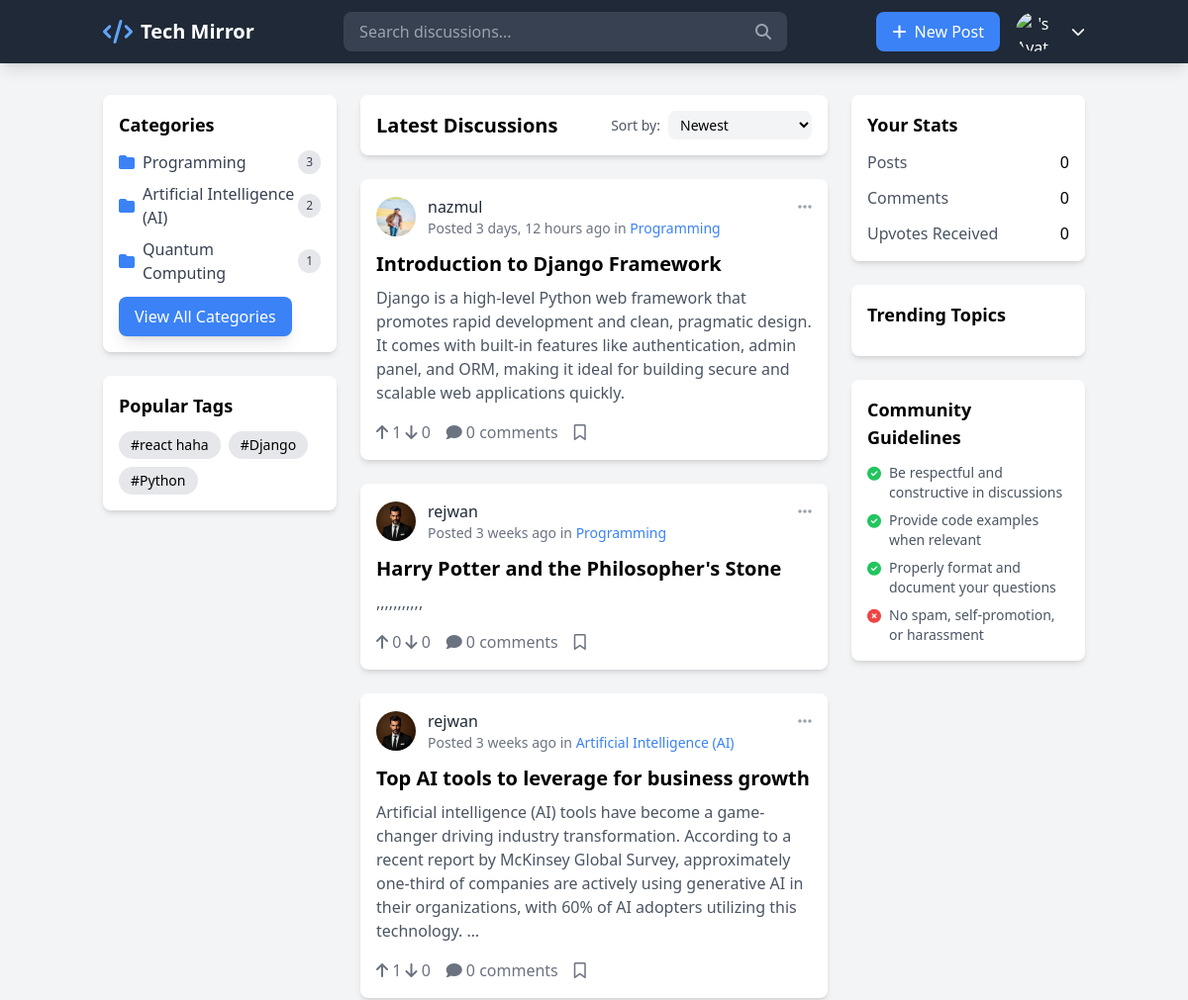
Before: / (upper part) with the older database file.
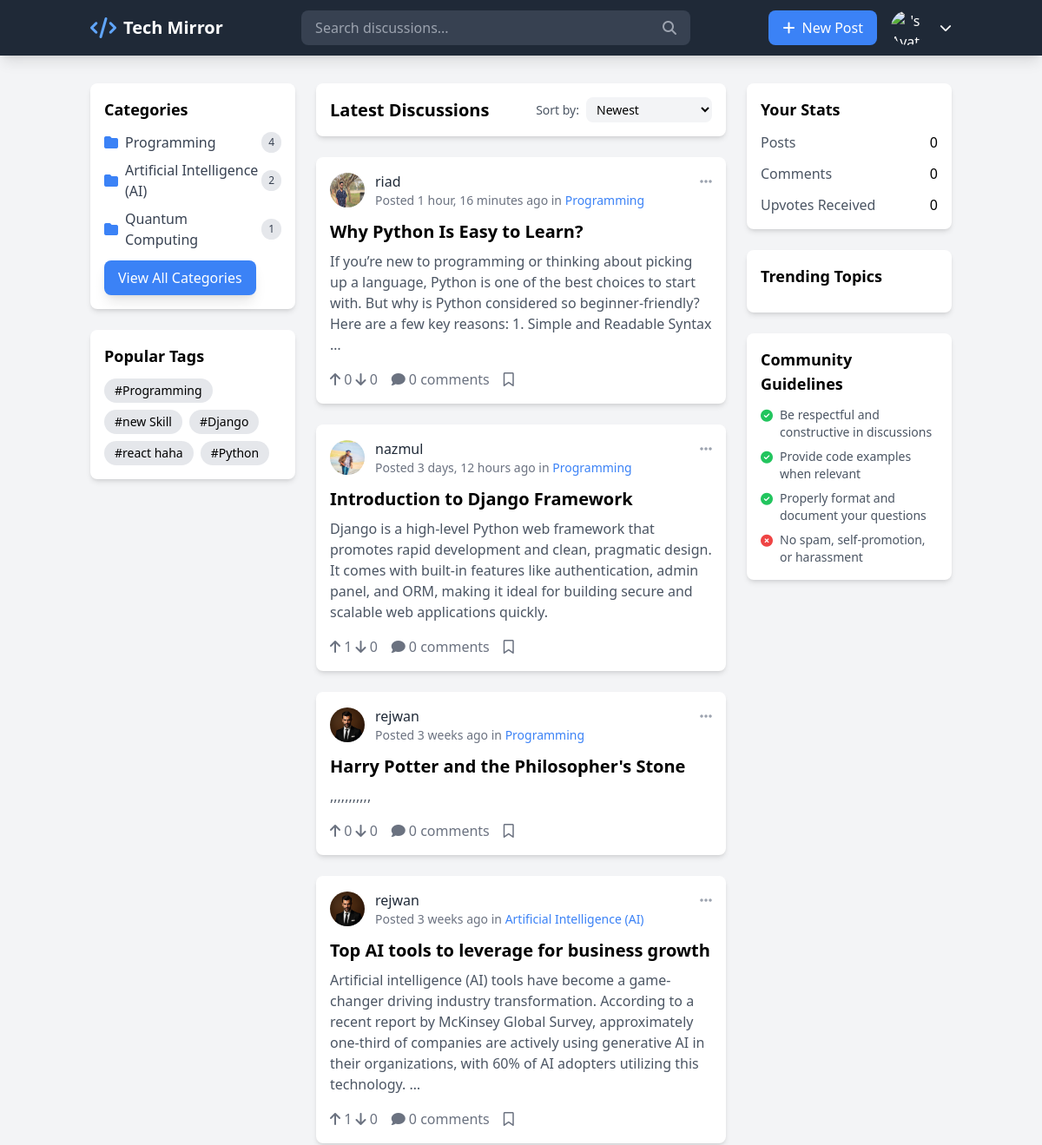
After: the same page with the newer database file.
### forumapp/models.py (models this page shows, shortened)
class Category(models.Model):
    name = models.CharField(max_length=100, unique=True)

class Post(models.Model):
    title = models.CharField(max_length=255)
    content = models.TextField()
    author = models.ForeignKey(User, on_delete=models.CASCADE)
    tags = models.CharField(max_length=255, blank=True, default="")
    created_at = models.DateTimeField(auto_now_add=True)
    category = models.ForeignKey(Category, on_delete=models.SET_NULL, null=True)
    views = models.IntegerField(default=0)

class UserProfile(models.Model):
    user = models.OneToOneField(User, on_delete=models.CASCADE, related_name="profile")
    avatar = models.ImageField(upload_to='avatars/', validators=[validate_image_format], default='avatars/default.jpg')
    bio = models.TextField(blank=True, null=True)
    activity_score = models.IntegerField(default=0)
    created_at = models.DateTimeField(auto_now_add=True)

### forumapp/views.py (the view)
# urls.py: path('',views.homepage, name='homepage'),
def homepage(request):
    posts = Post.objects.annotate(
        upvotes=Count('votes', filter=Q(votes__value=1)),
        downvotes=Count('votes', filter=Q(votes__value=-1))
    ).select_related('author', 'category').prefetch_related('comments').order_by('-id')
    categories = Category.objects.annotate(post_count=Count('post')).order_by('-post_count')
    if request.user.is_authenticated:
        user_bookmarks = Bookmark.objects.filter(user=request.user).values_list('post_id', flat=True)
        post_count = Post.objects.filter(author=request.user).count()
        comment_count = Comment.objects.filter(user=request.user).count()
        upvotes_received = Vote.objects.filter(post__author=request.user, value=Vote.UPVOTE).count()
    else:
        user_bookmarks = []  # empty list for anonymous users
        post_count = 0
        comment_count = 0
        upvotes_received = 0
    tags = Post.objects.values_list('tags', flat=True)
    unique_tags = set(tag.strip() for tag_list in tags for tag in tag_list.split(',') if tag.strip())
    return render(request, 'dashboard.html', {
        'posts': posts,
        'categories': categories,
        'tags': unique_tags,
        'post_count': post_count,
        'comment_count': comment_count,
        'upvotes_received': upvotes_received,
        'user_bookmarks': user_bookmarks,
    })

### templates/dashboard.html (shortened to what this page needs)
<!DOCTYPE html>
<html lang="en">
<head>
    <script src="https://cdn.tailwindcss.com"></script>
    <link rel="stylesheet" href="https://cdnjs.cloudflare.com/ajax/libs/font-awesome/6.4.0/css/all.min.css">
</head>
<body class="bg-gray-100 min-h-screen">
    <nav class="bg-gray-800 text-white shadow-lg">
        <div class="container mx-auto px-4 py-3 flex justify-between items-center">
            <div class="flex items-center space-x-2">
                <a href="dashboard.html" class="flex items-center space-x-2">
                    <i class="fas fa-code text-blue-400 text-2xl"></i>
                    <span class="font-bold text-xl">Tech Mirror</span>
                </a>
            </div>
            <div class="hidden md:block flex-grow max-w-md mx-4">
                <div class="relative">
                    <input type="text" placeholder="Search discussions..."
                        class="w-full bg-gray-700 text-white px-4 py-2 rounded-lg focus:outline-none focus:ring-2 focus:ring-blue-500">
                    <button class="absolute right-0 top-0 h-full px-4 text-gray-400">
                        <i class="fas fa-search"></i>
                    </button>
                </div>
            </div>
            <div class="flex items-center space-x-4">
                <a href="{% url 'create-post' %}" class="bg-blue-500 hover:bg-blue-600 px-4 py-2 rounded-lg">
                    <i class="fas fa-plus mr-1"></i> New Post
                </a>
                <div class="relative" id="userMenuContainer">
                    <button class="flex items-center space-x-2" id="userMenuButton">
                        <img src="{{ user.profile.avatar.url }}"
                                        alt="{{ user.username }}'s Avatar" class="w-10 h-10 rounded-full">
                        <i class="fas fa-chevron-down text-sm"></i>
                    </button>
                </div>
            </div>
        </div>
    </nav>
    <div class="container mx-auto px-4 py-8">
        <div class="flex flex-col md:flex-row gap-6">
                <div class="md:w-1/4">
                    <div class="bg-white rounded-lg shadow-md p-4 mb-6">
                        <h3 class="font-bold text-lg mb-3">Categories</h3>
                        <ul class="space-y-2">
                            {% for category in categories|slice:":3" %}
                            <li>
                                <a href="{% url 'category_posts' category.id %}" class="flex items-center text-gray-700 hover:text-blue-500">
                                    <i class="fas fa-folder mr-2 text-blue-500"></i>
                                    <span>{{ category.name }}</span>
                                    <span class="ml-auto bg-gray-200 text-gray-700 px-2 py-1 text-xs rounded-full">{{ category.post_count }}</span>
                                </a>
                            </li>
                            {% endfor %}
                        </ul>
                        <button onclick="openModal()" class="mt-3 px-4 py-2 bg-blue-500 text-white rounded-lg shadow-lg transition-transform transform hover:scale-105 hover:bg-blue-600">View All Categories</button>
                    </div>
                    <div class="bg-white rounded-lg shadow-md p-4">
                        <h3 class="font-bold text-lg mb-3">Popular Tags</h3>
                        <div class="flex flex-wrap gap-2">
                            {% for tag in tags %}
                            <a href="#" class="bg-gray-200 hover:bg-gray-300 px-3 py-1 rounded-full text-sm">#{{ tag }}</a>
                            {% empty %}
                            <span>No tags available</span>
                            {% endfor %}
                        </div>
                    </div>
                </div>
            <div class="md:w-2/4">
                <div class="bg-white rounded-lg shadow-md p-4 mb-6">
                    <div class="flex justify-between items-center">
                        <h2 class="text-xl font-bold">Latest Discussions</h2>
                        <div class="flex items-center space-x-2">
                            <span class="text-gray-600 text-sm">Sort by:</span>
                            <select
                                class="bg-gray-100 border-0 rounded-lg px-2 py-1 text-sm focus:outline-none focus:ring-2 focus:ring-blue-500">
                                <option>Newest</option>
                            </select>
                        </div>
                    </div>
                </div>
                <div class="space-y-6">
                    {% for post in posts %}
                    <div class="bg-white rounded-lg shadow-md overflow-hidden mb-6">
                        <div class="p-4">
                            <div class="flex justify-between items-start">
                                <div class="flex items-center space-x-3">
                                    <img src="{{ post.author.profile.avatar.url }}"
                                        alt="{{ post.author.username }}'s Avatar" class="w-10 h-10 rounded-full">
                                    <div>
                                        <a href="#" class="font-medium text-gray-800 hover:text-blue-500">{{ post.author.username }}</a>
                                        <p class="text-gray-500 text-sm">Posted {{ post.created_at|timesince }} ago in
                                            <a href="#" class="text-blue-500 hover:underline">{{ post.category.name }}</a>
                                        </p>
                                    </div>
                                </div>
                                <div class="text-gray-400 hover:text-gray-600 cursor-pointer">
                                    <i class="fas fa-ellipsis-h"></i>
                                </div>
                            </div>
                            <h3 class="text-xl font-bold mt-3 mb-2">
                                <a href="{% url 'post-detail' post.id %}" class="hover:text-blue-500">{{ post.title }}</a>
                            </h3>
                            <p class="text-gray-600 mb-4">{{ post.content|truncatewords:40 }}</p>
                            <div class="flex items-center space-x-4">
                                <form method="post" action="{% url 'vote_post' post.id %}">
                                    <button type="submit" name="value" value="1" class="text-gray-500 hover:text-blue-500">
                                        <i class="fas fa-arrow-up"></i> {{ post.upvotes }}
                                    </button>
                                    <button type="submit" name="value" value="-1" class="text-gray-500 hover:text-red-500">
                                        <i class="fas fa-arrow-down"></i> {{ post.downvotes }}
                                    </button>
                                </form>
                                <a href="{% url 'post-detail' post.id %}"
                                    class="flex items-center space-x-1 text-gray-500 hover:text-blue-500">
                                    <i class="fas fa-comment"></i>
                                    <span>{{ post.comments.count }} comments</span>
                                </a>
                                <form method="post" action="{% url 'bookmark-post' post.id %}" class="bookmark-form" data-post-id="{{ post.id }}">
                                    <button type="button" class="bookmark-btn flex items-center space-x-1 text-gray-500 hover:text-yellow-500">
                                        <i class="far fa-bookmark {% if post.id in user_bookmarks %}fas text-yellow-500{% else %}far{% endif %}"></i>
                                    </button>
                                </form>
                            </div>
                        </div>
                    </div>
                    {% empty %}
                    <p>No posts available.</p>
                    {% endfor %}
                </div>
            </div>
            <div class="md:w-1/4">
                <div class="bg-white rounded-lg shadow-md p-4 mb-6">
                    <h3 class="font-bold text-lg mb-3">Your Stats</h3>
                    <div class="space-y-3">
                        <div class="flex justify-between">
                            <span class="text-gray-600">Posts</span>
                            <span class="font-medium">{{ post_count }}</span>
                        </div>
                        <div class="flex justify-between">
                            <span class="text-gray-600">Comments</span>
                            <span class="font-medium">{{ comment_count }}</span>
                        </div>
                        <div class="flex justify-between">
                            <span class="text-gray-600">Upvotes Received</span>
                            <span class="font-medium">{{ upvotes_received }}</span>
                        </div>
                    </div>
                </div>
                <div id="trending-topics" class="bg-white rounded-lg shadow-md p-4 mb-6">
                    <h3 class="font-bold text-lg mb-3">Trending Topics</h3>
                </div>
                <div class="bg-white rounded-lg shadow-md p-4">
                    <h3 class="font-bold text-lg mb-3">Community Guidelines</h3>
                    <ul class="space-y-2 text-sm text-gray-600">
                        <li class="flex items-start">
                            <i class="fas fa-check-circle text-green-500 mt-1 mr-2"></i>
                            <span>Be respectful and constructive in discussions</span>
                        </li>
                        <li class="flex items-start">
                            <i class="fas fa-check-circle text-green-500 mt-1 mr-2"></i>
                            <span>Provide code examples when relevant</span>
                        </li>
                        <li class="flex items-start">
                            <i class="fas fa-check-circle text-green-500 mt-1 mr-2"></i>
                            <span>Properly format and document your questions</span>
                        </li>
                        <li class="flex items-start">
                            <i class="fas fa-times-circle text-red-500 mt-1 mr-2"></i>
                            <span>No spam, self-promotion, or harassment</span>
                        </li>
                    </ul>
                </div>
            </div>
        </div>
    </div>
</body>
</html>

Changed rows visible on the page:
computed for Category "Programming": post_count "3" → "4"
added Post: author.profile.avatar (picture), author.username "riad", created_at "1 hour, 16 minutes", category.name "Programming", title "Why Python Is Easy to Learn?", content "If you’re new to programming or thinking about picking up a language, Python is one of the best choices to start with. But why is Python considered so beginner-friendly? Here are a few key reasons: 1. Simple and Readable Syntax …", upvotes "0", downvotes "0", comments.count "0"
Other visible differences:
new list line: "# Programming"
new list line: "# new Skill"
